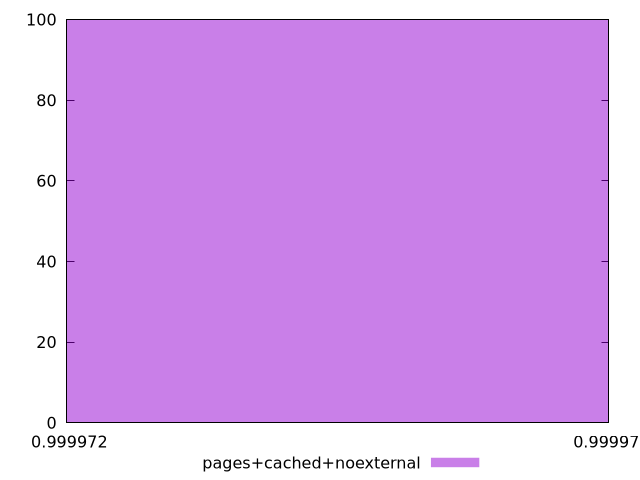

gnuplot code for this plot:
$_pagesCachedNoexternal <<EOF
0.9999723939892163 100
EOF
set key outside below
set terminal pngcairo
set output "report_00005_2020-11-02T22-26-11.212Z/uses-long-cache-ttl/pages+cached+noexternal//hist.png"
set yrange [0:100]
set boxwidth 4.323062270729413e-16
set style fill transparent solid 0.5 noborder
plot $_pagesCachedNoexternal title "pages+cached+noexternal" with boxes ,
